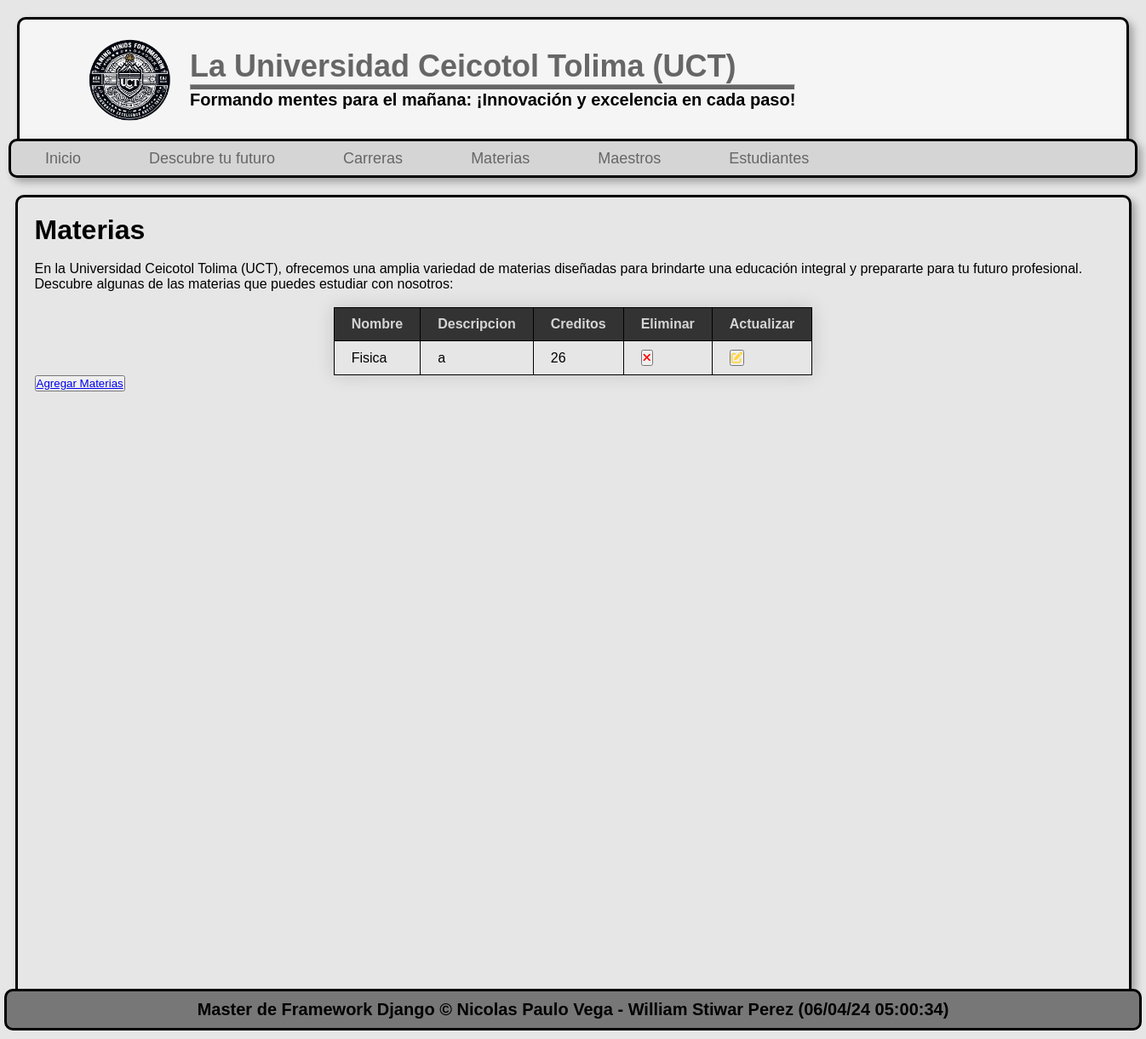
The page /materias/ on the database as committed earlier.
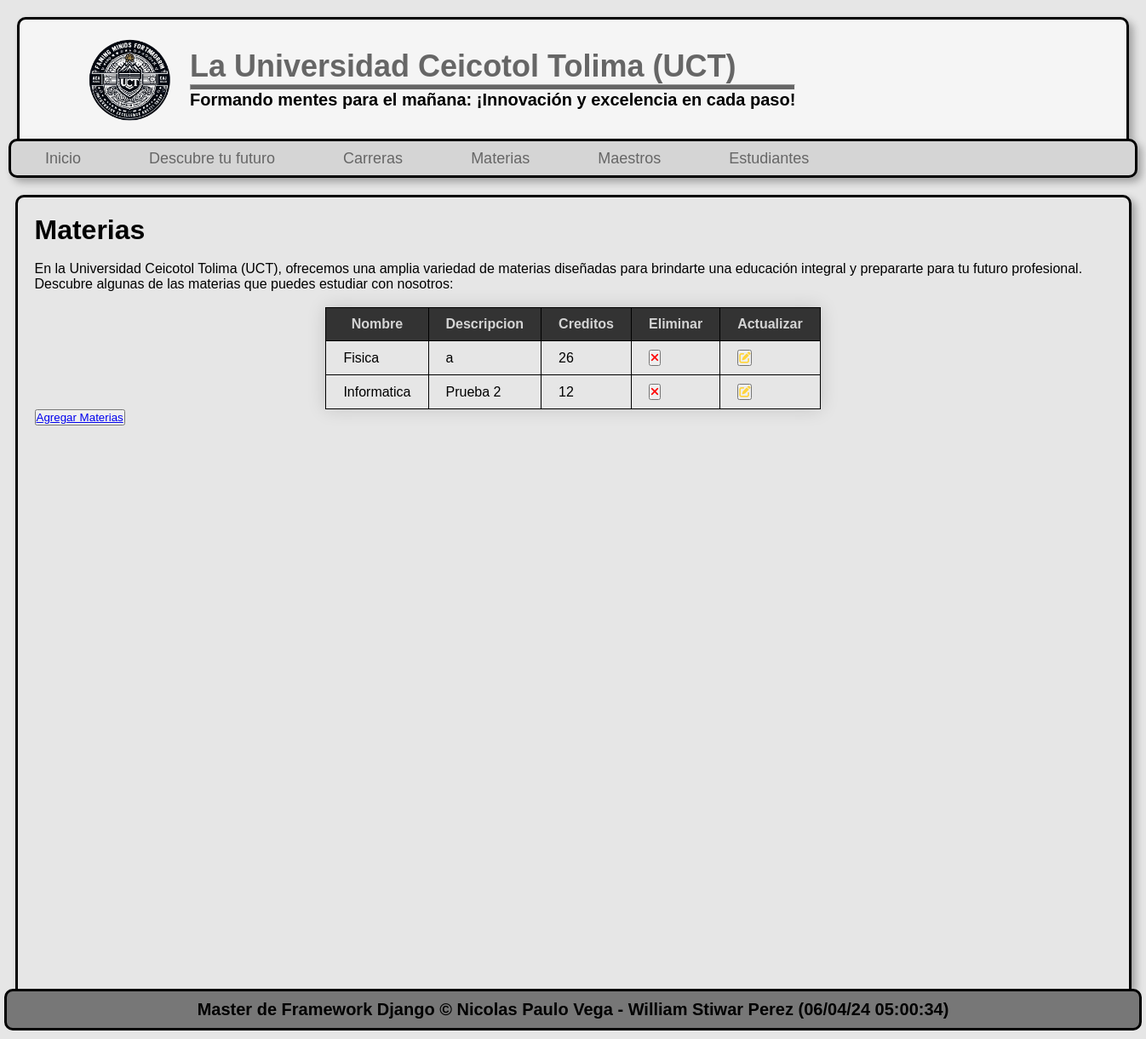
The same page on the database as committed later.
### pagina/models.py (models this page shows, shortened)
class Materi(models.Model):
    code = models.AutoField(primary_key=True, verbose_name="codigo")
    name = models.CharField(max_length=150, verbose_name="nombre")
    description = models.TextField(verbose_name="descripcion")
    credits = models.IntegerField(verbose_name="creditos")
    Creation_date = models.DateTimeField(auto_now_add=True, verbose_name="fecha de creación")
    update_date = models.DateField(auto_now=True, verbose_name="fecha de actualización")
    class Meta:
        verbose_name="Materia"
        verbose_name_plural="Materias"

### pagina/views.py (the view)
# urls.py: path('materias/', pagina.views.courses, name="courses"),
def courses(request):
    materi = Materi.objects.order_by('code')
    return render(request, 'nav/courses.html',{
        'materi': materi
    })

### pagina/templates/nav/courses.html (shortened to what this page needs)
{% extends "layout.html" %}
{% load static %}
{% block content %}
    <h1 class="Materias">Materias</h1>
    <br>
    <p>En la Universidad Ceicotol Tolima (UCT), ofrecemos una amplia variedad de materias diseñadas para brindarte una educación integral y prepararte para tu futuro profesional. Descubre algunas de las materias que puedes estudiar con nosotros:</p>
    <br>
    <div class="lista-materias">
        <table class="tabla-materias">
            <thead>
                <tr>
                    <th>Nombre</th>
                    <th>Descripcion</th>
                    <th>Creditos</th>
                    <th>Eliminar</th>
                    <th>Actualizar</th>
                </tr>
            </thead>
            <tbody>
                {% for materia in materi %}
                <tr>
                    <td>{{ materia.name }}</td>
                    <td>{{ materia.description }}</td>
                    <td>{{ materia.credits }}</td>
                    <td>
                        <button>
                            <a href="#"><i class="fa-sharp fa-solid fa-xmark" style="color: #ff0000;"></i></a>
                        </button>
                    </td>
                    <td>
                        <button>
                            <a href="{% url 'edit_course' materia.code %}">
                                <i class="fa-sharp fa-solid fa-pen-to-square" style="color: #FFD43B;"></i>
                            </a>
                        </button>
                    </td>
                </tr>
                {% endfor %}
            </tbody>
        </table>
        <button><a href="{% url 'create_materi' %}">Agregar Materias</a></button>
    </div>
{% endblock  %}

Rows that differ between the two databases and show on the page:
added Materi: name "Informatica", description "Prueba 2", credits "12"
